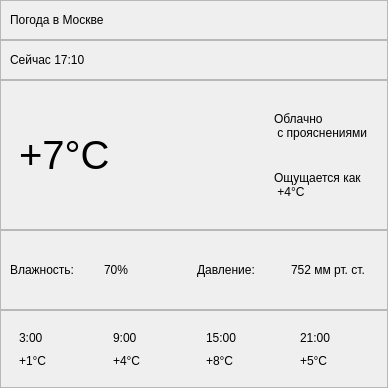
<?xml version="1.0" encoding="UTF-8"?>
<ui version="4.0">
 <class>WeatherTodayWidget</class>
 <widget class="QWidget" name="WeatherTodayWidget">
  <property name="geometry">
   <rect>
    <x>0</x>
    <y>0</y>
    <width>388</width>
    <height>388</height>
   </rect>
  </property>
  <property name="minimumSize">
   <size>
    <width>388</width>
    <height>388</height>
   </size>
  </property>
  <property name="maximumSize">
   <size>
    <width>388</width>
    <height>388</height>
   </size>
  </property>
  <property name="windowTitle">
   <string>Form</string>
  </property>
  <property name="autoFillBackground">
   <bool>false</bool>
  </property>
  <layout class="QVBoxLayout" name="verticalLayout">
   <property name="spacing">
    <number>0</number>
   </property>
   <property name="leftMargin">
    <number>0</number>
   </property>
   <property name="topMargin">
    <number>0</number>
   </property>
   <property name="rightMargin">
    <number>0</number>
   </property>
   <property name="bottomMargin">
    <number>0</number>
   </property>
   <item>
    <widget class="QFrame" name="mainFrame">
     <property name="maximumSize">
      <size>
       <width>388</width>
       <height>16777215</height>
      </size>
     </property>
     <property name="frameShape">
      <enum>QFrame::NoFrame</enum>
     </property>
     <property name="frameShadow">
      <enum>QFrame::Raised</enum>
     </property>
     <layout class="QVBoxLayout" name="verticalLayout_2">
      <property name="spacing">
       <number>0</number>
      </property>
      <property name="leftMargin">
       <number>0</number>
      </property>
      <property name="topMargin">
       <number>0</number>
      </property>
      <property name="rightMargin">
       <number>0</number>
      </property>
      <property name="bottomMargin">
       <number>0</number>
      </property>
      <item>
       <widget class="QFrame" name="headerFrame">
        <property name="minimumSize">
         <size>
          <width>0</width>
          <height>80</height>
         </size>
        </property>
        <property name="frameShape">
         <enum>QFrame::NoFrame</enum>
        </property>
        <property name="frameShadow">
         <enum>QFrame::Raised</enum>
        </property>
        <layout class="QVBoxLayout" name="verticalLayout_3">
         <property name="spacing">
          <number>0</number>
         </property>
         <property name="leftMargin">
          <number>0</number>
         </property>
         <property name="topMargin">
          <number>0</number>
         </property>
         <property name="rightMargin">
          <number>0</number>
         </property>
         <property name="bottomMargin">
          <number>0</number>
         </property>
         <item>
          <widget class="QFrame" name="locationFrame">
           <property name="maximumSize">
            <size>
             <width>388</width>
             <height>16777215</height>
            </size>
           </property>
           <property name="frameShape">
            <enum>QFrame::StyledPanel</enum>
           </property>
           <property name="frameShadow">
            <enum>QFrame::Raised</enum>
           </property>
           <layout class="QVBoxLayout" name="verticalLayout_5">
            <item>
             <widget class="QLabel" name="locationLabel">
              <property name="maximumSize">
               <size>
                <width>388</width>
                <height>16777215</height>
               </size>
              </property>
              <property name="text">
               <string>Погода в Москве</string>
              </property>
             </widget>
            </item>
           </layout>
          </widget>
         </item>
         <item>
          <widget class="QFrame" name="timeFrame">
           <property name="maximumSize">
            <size>
             <width>388</width>
             <height>16777215</height>
            </size>
           </property>
           <property name="frameShape">
            <enum>QFrame::StyledPanel</enum>
           </property>
           <property name="frameShadow">
            <enum>QFrame::Raised</enum>
           </property>
           <layout class="QVBoxLayout" name="verticalLayout_4">
            <item>
             <widget class="QLabel" name="timeLabel">
              <property name="maximumSize">
               <size>
                <width>388</width>
                <height>16777215</height>
               </size>
              </property>
              <property name="text">
               <string>Сейчас 17:10</string>
              </property>
             </widget>
            </item>
           </layout>
          </widget>
         </item>
        </layout>
       </widget>
      </item>
      <item>
       <widget class="QFrame" name="nowWeatherFrame">
        <property name="minimumSize">
         <size>
          <width>0</width>
          <height>150</height>
         </size>
        </property>
        <property name="maximumSize">
         <size>
          <width>388</width>
          <height>150</height>
         </size>
        </property>
        <property name="autoFillBackground">
         <bool>true</bool>
        </property>
        <property name="frameShape">
         <enum>QFrame::StyledPanel</enum>
        </property>
        <property name="frameShadow">
         <enum>QFrame::Raised</enum>
        </property>
        <layout class="QHBoxLayout" name="horizontalLayout">
         <item>
          <widget class="QFrame" name="nowTempFrame">
           <property name="frameShape">
            <enum>QFrame::NoFrame</enum>
           </property>
           <property name="frameShadow">
            <enum>QFrame::Raised</enum>
           </property>
           <layout class="QVBoxLayout" name="verticalLayout_6">
            <item>
             <widget class="QLabel" name="nowTempLabel">
              <property name="font">
               <font>
                <pointsize>30</pointsize>
               </font>
              </property>
              <property name="text">
               <string>+7°С</string>
              </property>
             </widget>
            </item>
           </layout>
          </widget>
         </item>
         <item>
          <widget class="QFrame" name="iconFrame">
           <property name="minimumSize">
            <size>
             <width>130</width>
             <height>130</height>
            </size>
           </property>
           <property name="font">
            <font>
             <pointsize>7</pointsize>
            </font>
           </property>
           <property name="autoFillBackground">
            <bool>false</bool>
           </property>
           <property name="frameShape">
            <enum>QFrame::NoFrame</enum>
           </property>
           <property name="frameShadow">
            <enum>QFrame::Plain</enum>
           </property>
           <layout class="QVBoxLayout" name="verticalLayout_8">
            <property name="spacing">
             <number>0</number>
            </property>
            <property name="leftMargin">
             <number>0</number>
            </property>
            <property name="topMargin">
             <number>0</number>
            </property>
            <property name="rightMargin">
             <number>0</number>
            </property>
            <property name="bottomMargin">
             <number>0</number>
            </property>
            <item>
             <widget class="QLabel" name="iconLabel">
              <property name="sizePolicy">
               <sizepolicy hsizetype="Fixed" vsizetype="Fixed">
                <horstretch>0</horstretch>
                <verstretch>0</verstretch>
               </sizepolicy>
              </property>
              <property name="minimumSize">
               <size>
                <width>130</width>
                <height>130</height>
               </size>
              </property>
              <property name="maximumSize">
               <size>
                <width>140</width>
                <height>140</height>
               </size>
              </property>
              <property name="sizeIncrement">
               <size>
                <width>0</width>
                <height>0</height>
               </size>
              </property>
              <property name="frameShape">
               <enum>QFrame::NoFrame</enum>
              </property>
              <property name="lineWidth">
               <number>0</number>
              </property>
              <property name="text">
               <string/>
              </property>
              <property name="pixmap">
               <pixmap resource="Icons.qrc">:/Icons/cloudy.png</pixmap>
              </property>
              <property name="scaledContents">
               <bool>true</bool>
              </property>
             </widget>
            </item>
           </layout>
          </widget>
         </item>
         <item>
          <widget class="QFrame" name="descriptionFrame">
           <property name="frameShape">
            <enum>QFrame::NoFrame</enum>
           </property>
           <property name="frameShadow">
            <enum>QFrame::Raised</enum>
           </property>
           <layout class="QVBoxLayout" name="verticalLayout_7">
            <item>
             <widget class="QLabel" name="descriptionLabel">
              <property name="text">
               <string>Облачно
 с прояснениями</string>
              </property>
             </widget>
            </item>
            <item>
             <widget class="QLabel" name="feelsLikeLabel">
              <property name="text">
               <string>Ощущается как
 +4°С</string>
              </property>
             </widget>
            </item>
           </layout>
          </widget>
         </item>
        </layout>
       </widget>
      </item>
      <item>
       <widget class="QFrame" name="propertiesFrame">
        <property name="minimumSize">
         <size>
          <width>0</width>
          <height>80</height>
         </size>
        </property>
        <property name="maximumSize">
         <size>
          <width>388</width>
          <height>16777215</height>
         </size>
        </property>
        <property name="frameShape">
         <enum>QFrame::StyledPanel</enum>
        </property>
        <property name="frameShadow">
         <enum>QFrame::Raised</enum>
        </property>
        <layout class="QHBoxLayout" name="horizontalLayout_2">
         <item>
          <widget class="QLabel" name="humidityTextLabel">
           <property name="text">
            <string>Влажность: </string>
           </property>
          </widget>
         </item>
         <item>
          <widget class="QLabel" name="humidityValueLabel">
           <property name="text">
            <string>70%</string>
           </property>
          </widget>
         </item>
         <item>
          <widget class="QLabel" name="preasureTextLabel">
           <property name="text">
            <string>Давление:</string>
           </property>
          </widget>
         </item>
         <item>
          <widget class="QLabel" name="preasureValueLabel">
           <property name="text">
            <string>752 мм рт. ст.</string>
           </property>
          </widget>
         </item>
        </layout>
       </widget>
      </item>
     </layout>
    </widget>
   </item>
   <item>
    <widget class="QFrame" name="hourlyFrame">
     <property name="minimumSize">
      <size>
       <width>0</width>
       <height>50</height>
      </size>
     </property>
     <property name="maximumSize">
      <size>
       <width>388</width>
       <height>100</height>
      </size>
     </property>
     <property name="autoFillBackground">
      <bool>true</bool>
     </property>
     <property name="frameShape">
      <enum>QFrame::StyledPanel</enum>
     </property>
     <property name="frameShadow">
      <enum>QFrame::Raised</enum>
     </property>
     <layout class="QHBoxLayout" name="horizontalLayout_3">
      <item>
       <widget class="QFrame" name="hourFrame1">
        <property name="frameShape">
         <enum>QFrame::NoFrame</enum>
        </property>
        <property name="frameShadow">
         <enum>QFrame::Raised</enum>
        </property>
        <layout class="QVBoxLayout" name="verticalLayout_9">
         <item>
          <widget class="QLabel" name="timeLabel1">
           <property name="text">
            <string>3:00</string>
           </property>
          </widget>
         </item>
         <item>
          <widget class="QLabel" name="tempLabel1">
           <property name="text">
            <string>+1°С</string>
           </property>
          </widget>
         </item>
        </layout>
       </widget>
      </item>
      <item>
       <widget class="QFrame" name="hourFrame2">
        <property name="frameShape">
         <enum>QFrame::NoFrame</enum>
        </property>
        <property name="frameShadow">
         <enum>QFrame::Raised</enum>
        </property>
        <layout class="QVBoxLayout" name="verticalLayout_12">
         <item>
          <widget class="QLabel" name="timeLabel2">
           <property name="text">
            <string>9:00</string>
           </property>
          </widget>
         </item>
         <item>
          <widget class="QLabel" name="tempLabel2">
           <property name="text">
            <string>+4°С</string>
           </property>
          </widget>
         </item>
        </layout>
       </widget>
      </item>
      <item>
       <widget class="QFrame" name="hourFrame3">
        <property name="frameShape">
         <enum>QFrame::NoFrame</enum>
        </property>
        <property name="frameShadow">
         <enum>QFrame::Raised</enum>
        </property>
        <layout class="QVBoxLayout" name="verticalLayout_11">
         <item>
          <widget class="QLabel" name="timeLabel3">
           <property name="text">
            <string>15:00</string>
           </property>
          </widget>
         </item>
         <item>
          <widget class="QLabel" name="tempLabel3">
           <property name="text">
            <string>+8°С</string>
           </property>
          </widget>
         </item>
        </layout>
       </widget>
      </item>
      <item>
       <widget class="QFrame" name="hourFrame4">
        <property name="frameShape">
         <enum>QFrame::NoFrame</enum>
        </property>
        <property name="frameShadow">
         <enum>QFrame::Raised</enum>
        </property>
        <layout class="QVBoxLayout" name="verticalLayout_10">
         <item>
          <widget class="QLabel" name="timeLabel4">
           <property name="text">
            <string>21:00</string>
           </property>
          </widget>
         </item>
         <item>
          <widget class="QLabel" name="tempLabel4">
           <property name="text">
            <string>+5°С</string>
           </property>
          </widget>
         </item>
        </layout>
       </widget>
      </item>
     </layout>
    </widget>
   </item>
  </layout>
 </widget>
 <resources>
  <include location="Icons.qrc"/>
 </resources>
 <connections/>
</ui>
